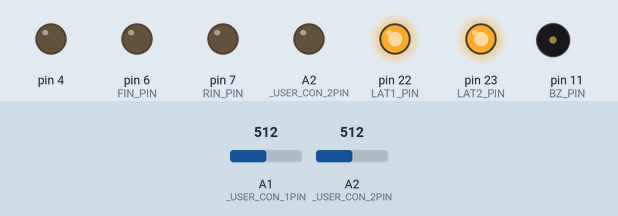
Simulated run of this sketch. Board: Arduino Leonardo, built with avr-gcc and run on an emulated ATmega32U4. Shown: output pins drawn as LEDs (lit = HIGH), buzzer (waves = sounding). Inputs (shaded band) come from the test bench; at power-on: A1 (_USER_CON_1PIN) = 512, A2 (_USER_CON_2PIN) = 512.

Above: at 1.2 s.
1.3 s: A1 (_USER_CON_1PIN) set to 716
2.8 s: A1 (_USER_CON_1PIN) set to 741
At 3.8 s:
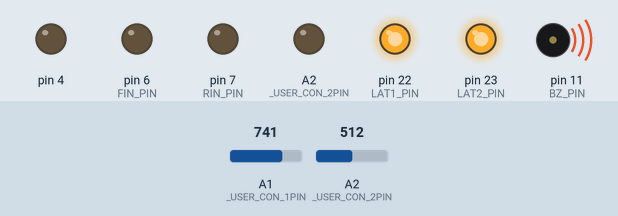
Timing chart, 0 to 5.8 s (numbered marks = the images above; inputs shaded):
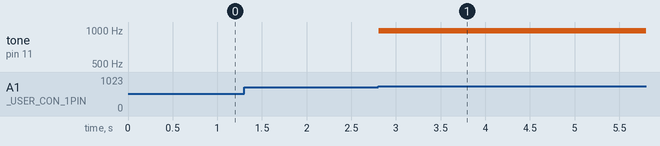

Measured:
- the behaviour switches between 723 and 724 on A1 (_USER_CON_1PIN) (found by bisection; images 0 and 1)
- after the input at 1.3 s, every drawn part: stays the same
- after the input at 2.8 s, tone on pin 11 (BZ_PIN): silent → 987 Hz at once

The sketch:

kadai3.ino
```cpp
#define USE_TIMER3_ISR
#include "mono_con.h"

const int angleList[8] = { 0, 15, 30, 45, 60, 75, 90, 105 };
const int pitchList[8] = { 523, 587, 659, 698, 784, 880, 987, 1047 };

const int lowEdge = 0 + 300;
const int mid = 512;
const int highEdge = 1023 - 300;

int dir = -1, predir = -1;
int spm_angle = 0;
int move = 0;

int phase = 0;

// 0~1023
int x_pos, y_pos;

word in, spm;

int getDir(int x, int y) {
	if (x > lowEdge && x < highEdge && y < lowEdge) return 0;
	else if (x < lowEdge && y < lowEdge) return 1;
	else if (x < lowEdge && y > lowEdge && y < highEdge) return 2;
	else if (x < lowEdge && y > highEdge) return 3;
	else if (x > lowEdge && x < highEdge && y > highEdge) return 4;
	else if (x > highEdge && y > highEdge) return 5;
	else if (x > highEdge && y > lowEdge && y < highEdge) return 6;
	else if (x > highEdge && y < lowEdge) return 7;
	else return -1;
}

int toNextAngle(int cur, int target) {
	int diff = target - cur;
	diff %= 120;
	if (diff < 0) diff += 120;
	if (diff >= 60) diff -= 120;
	return diff;
}

ISR(TIMER3_COMPA_vect) {
	if (in++ > 5) {
		in = 0;

		x_pos = analogRead(_USER_CON_1PIN);
		y_pos = analogRead(_USER_CON_2PIN);
	}
	spm++;
}

void setup() {
	config_init();
	serial_init();

	x_pos = analogRead(_USER_CON_1PIN);
	y_pos = analogRead(_USER_CON_2PIN);
}

void loop() {
	dir = getDir(x_pos, y_pos);

	if (dir != predir) {
		predir = dir;
		if (dir != -1) {
			tone(BZ_PIN, pitchList[dir]);
		} else {
			noTone(BZ_PIN);
		}
	}

	if (dir != -1 && spm_angle != angleList[dir]) {
		if (spm > 40) {
			spm = 0;
			move = toNextAngle(spm_angle, angleList[dir]);

			if (move > 0) {
				lm.color.SM = stepm_init(phase);
				if (++phase > 3) phase = 0;
				spm_angle++;
				if (spm_angle >= 120) spm_angle -= 120;

			} else if (move < 0) {
				lm.color.SM = stepm_init(phase);
				if (--phase < 0) phase = 3;
				spm_angle--;
				if (spm_angle < 0) spm_angle += 120;
			}

			led_stepmotor(lm.b8);
		}
	}
}
```

mono_con.h
```cpp
//===================================================================================================================
//
//  高校生ものづくりコンテスト2026岡山県大会用 ArduinoShield
//
//    出力回路: 百エディケーション製
//    https://hyakuedu.wordpress.com/
//
//    CPU Board: Arduino MEGA 2560 R3
//                                     2026/01/08 OKAKO
//
//===================================================================================================================
#ifndef _MONO_CON_2026_H
#define _MONO_CON_2026_H

//--- Arduino  ATmega2560 Input
#define _USER_CON_1PIN A1
#define _USER_CON_2PIN A2
#define _USER_CON_3PIN 17
#define _USER_CON_4PIN 18
#define _USER_CON_5PIN 19
#define _USER_CON_6PIN 40
#define _USER_CON_7PIN 42
#define _USER_CON_8PIN 20 //GND

//--- OKAKO_Shield_CN2
#define BOARD_SW_PIN 26
#define BZ_PIN 11
#define FIN_PIN 6
#define RIN_PIN 7
#define LAT2_PIN 23
#define LAT1_PIN 22
#define SCK_PIN 24
#define SDI_PIN 25

//--- セグメントLED 0-9,blank
int num[11] = { 0x3f, 0x06, 0x5b, 0x4f, 0x66,  //0, 1, 2, 3, 4
                0x6d, 0x7d, 0x27, 0x7f, 0x6f,  //5, 6, 7, 8, 9
                0x00 };                        //blank

//--- レジスタ初期設定
void config_init(void) {
  pinMode(_USER_CON_1PIN, INPUT);
  pinMode(_USER_CON_2PIN, INPUT);
  pinMode(_USER_CON_3PIN, INPUT);
  pinMode(_USER_CON_4PIN, INPUT);
  pinMode(_USER_CON_5PIN, INPUT);
  pinMode(_USER_CON_6PIN, INPUT);
  pinMode(_USER_CON_7PIN, INPUT);

  pinMode(_USER_CON_8PIN, OUTPUT);
  digitalWrite(_USER_CON_8PIN, LOW); //IN_D4をGND設定

  pinMode(BOARD_SW_PIN, INPUT);
  pinMode(BZ_PIN, OUTPUT);
  pinMode(RIN_PIN, OUTPUT);
  pinMode(FIN_PIN, OUTPUT);
  pinMode(LAT1_PIN, OUTPUT);
  pinMode(LAT2_PIN, OUTPUT);
  pinMode(SCK_PIN, OUTPUT);
  pinMode(SDI_PIN, OUTPUT);

  ////////// DCモータ制御用PWM信号生成用のタイマ(Timer4)の周波数を31.37KHzに変更 //////////
  TCCR4B = (TCCR4B & 0b11111000) | 0x01;

#ifdef USE_TIMER3_ISR
  ////////// 1ms割り込み用のタイマ(Timer3)の初期化 //////////
  TCCR3A = 0;
  TCCR3B = 0x0b;
  // OCR3A = 124;
  OCR3A = 249;
  TIMSK3 = 2;
#endif
}

//--- 構造体宣言bitset
struct bitset {
  int SDI : 1;   // bit0 シリアルデータ
  int SCK : 1;   // bit1 シリアルクロック
  int LAT1 : 1;  // bit2 7seg LED 系ラッチ
  int LAT2 : 1;  // bit3 フルカラーLED,step モータ系ラッチ
  int DCM : 2;   // bit4,5 DC モータの動作モード
  int BZ : 1;    // bit6 圧電スピーカ
  int TSW : 1;   // bit7 タクトスイッチ入力
};
struct bitset RC;  // 構造体変数

//--- 共用体宣言lm (LED & step Motor)
union {
  struct
  {               //--- 構造体宣言，bit というグループ名
    int SM : 4;   // bit0 ～ bit3 ステッピングモータ励磁信号
    int R : 1;    // bit4 フルカラーLED，赤色
    int B : 1;    // bit5 フルカラーLED，青色
    int G : 1;    // bit6 フルカラーLED，緑色
    int res : 1;  // bit7 未使用
  } bit;          // bit アクセス名
  struct
  {
    int SM : 4;
    int GBR : 3;  // フルカラーLED, カラーコードを3bitで指定
    int res : 1;
  } color;  // GBRを3ビットアクセス名
  int b8;   // byte アクセス名
} lm;       // 共用体変数名

//--- U1,U2,U3初期化
void serial_init(void) {
  //U1
  digitalWrite(LAT1_PIN, LOW);
  shiftOut(SDI_PIN, SCK_PIN, MSBFIRST, 0x00);
  digitalWrite(LAT1_PIN, HIGH);

  //U2
  digitalWrite(LAT1_PIN, LOW);
  shiftOut(SDI_PIN, SCK_PIN, MSBFIRST, 0x00);
  digitalWrite(LAT1_PIN, HIGH);

  //u3
  digitalWrite(LAT2_PIN, LOW);
  shiftOut(SDI_PIN, SCK_PIN, MSBFIRST, 0x00);
  digitalWrite(LAT2_PIN, HIGH);
}

//--- 2桁7セグメントLEDの表示関数
int disp(char leftPat, char rightPat) {
  digitalWrite(LAT1_PIN, LOW);
  shiftOut(SDI_PIN, SCK_PIN, MSBFIRST, leftPat);
  digitalWrite(LAT1_PIN, HIGH);

  digitalWrite(LAT1_PIN, LOW);
  shiftOut(SDI_PIN, SCK_PIN, MSBFIRST, rightPat);
  digitalWrite(LAT1_PIN, HIGH);
}

//--- ステッピングモータの初期設定関数
int stepm_init(int n) {
  int spm[5] = { 0x9,     // A
                 0xc,     // B
                 0x6,     // nA
                 0x3,     // nB
                 0x00 };  // Stop

  return spm[n];
}

//--- フルカラーLEDとステッピングモータの動作制御関数
int led_stepmotor(char n) {
  digitalWrite(LAT2_PIN, LOW);
  shiftOut(SDI_PIN, SCK_PIN, MSBFIRST, n);
  digitalWrite(LAT2_PIN, HIGH);
}

#endif
```
